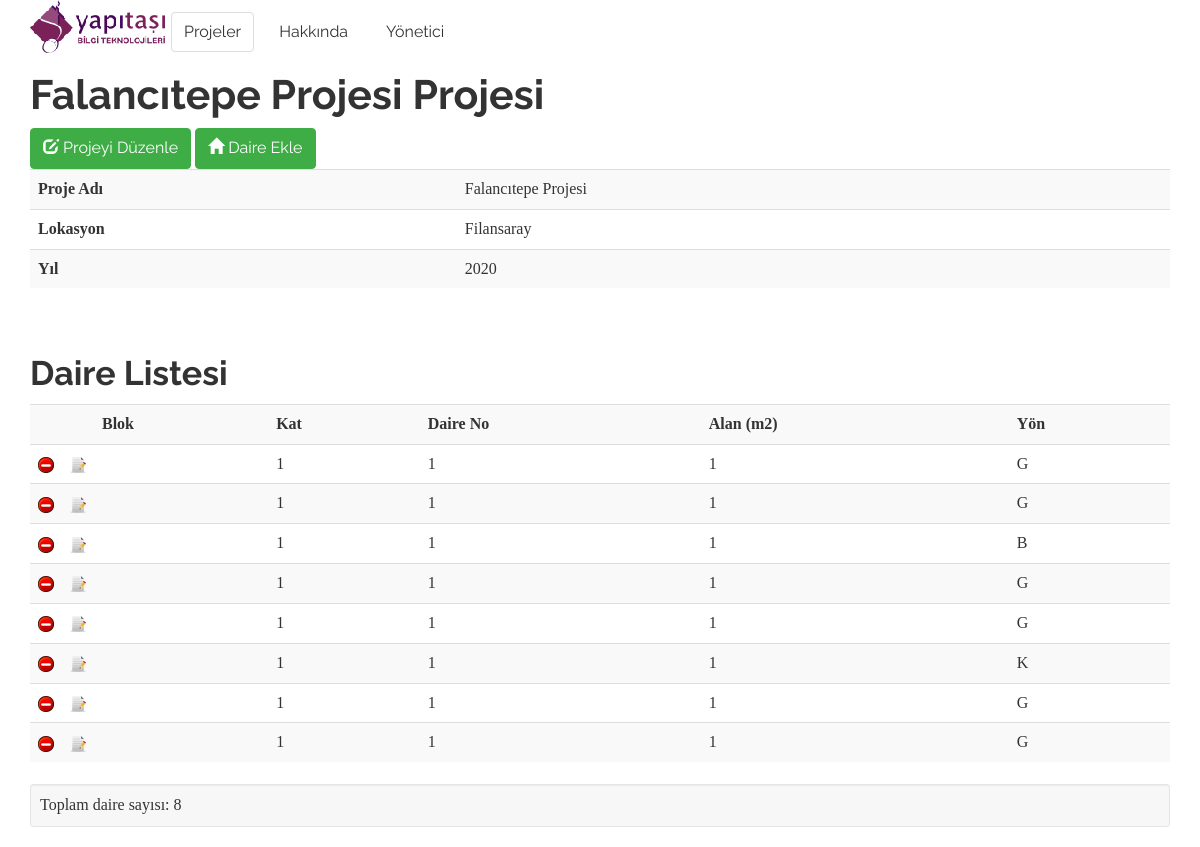
The app's page /unit/project/8/, older data.
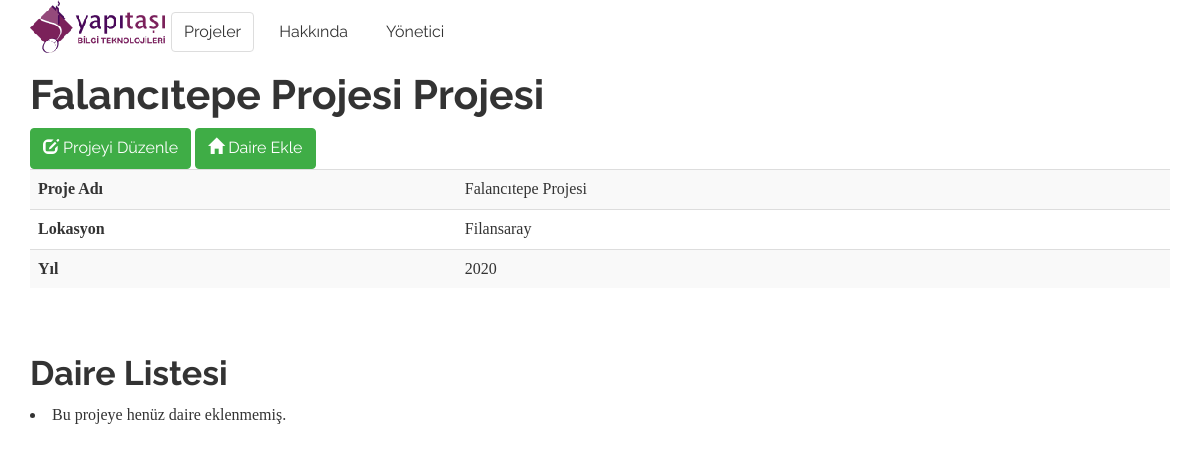
The same page, newer data.
### unit/models.py (models this page shows, shortened)
class Unit(models.Model):
    project = models.ForeignKey(Project)
    block = models.CharField('block', max_length=10)
    floor = models.IntegerField('unit_floor')
    unit_no = models.IntegerField('unit_no')
    area = models.IntegerField('gross area (m2)')
    direction = models.CharField('direction', max_length=2)
    class Meta:
        unique_together = ('project','block', 'floor', 'unit_no',)

class Project(models.Model):
    name = models.CharField('project_name', max_length=80)
    city = models.CharField('project_city', max_length=80)
    year = models.IntegerField('launch_year')
    class Meta:
        unique_together = ('name', 'city',)

### unit/views.py (the view)
# urls.py: url(r'^project/(?P<id>[\d]+)/$', views.project, name='project'),
def project(request, id):
    project = Project.objects.get(id=id)
    context = {'project': project,
               'units':Unit.objects.filter(project=id),}
    return render(request, 'unit/project.html', context)

### unit/templates/unit/project.html (shortened to what this page needs)
{% extends 'common/base.html' %}
{% block content %}
    <h1> {{ project.name }} Projesi</h1>
        <a class="btn btn-success" href="{% url 'edit_project' project.id %}">
				<i class="glyphicon glyphicon-edit"></i> Projeyi Düzenle
			</a>
        <a class="btn btn-success" href="{% url 'add_unit' project.id %}">
				<i class="glyphicon glyphicon-home"></i> Daire Ekle
			</a>
     <table class="table table-striped table-hover">
    <tr>
        <th>Proje Adı</th>
        <td>{{ project.name }}</td>
    </tr>
     <tr>
        <th>Lokasyon</th>
        <td>{{  project.city }}</td>
    </tr>
            <tr>
        <th>Yıl</th>
        <td>{{  project.year }}</td>
    </tr>
    </table>
    <br>
    <h2>Daire Listesi</h2>
    {% if units %}
    <table class="table table-striped table-hover">
    <tr>
        <th style="width:10px" title="Sil"></th>
        <th style="width:10px" title="Düzenle"></th>
        <th>Blok</th>
        <th>Kat</th>
        <th>Daire No</th>
        <th>Alan (m2)</th>
        <th>Yön</th>
    </tr>
    {% load endless %}
    {% for unit in units %}
    <tr>
    <td><a href="{% url 'delete_unit' unit.id %}"><img src="{{ STATIC_URL }}icons/delete.png" alt="Sil"></a></td>
    <td><a href="{% url 'edit_unit' unit.id %}"><img src="{{ STATIC_URL }}icons/edit.png" alt="Düzenle"></a></td>
    <td>{{  unit.block }}</td>
    <td>{{  unit.floor }}</td>
    <td>{{  unit.unit_no }}</td>
    <td>{{  unit.area }}</td>
    <td>{{  unit.direction }}</td>
    </tr>
    {% endfor %}
    </table>
        <div class="well well-sm">
            Toplam daire sayısı: {{ project.unit_set.count }}
        </div>
         {% else %}
    <li>Bu projeye henüz daire eklenmemiş.</li>
    {% endif %}
{% endblock %}

Row changes from the older to the newer data that the page shows:
removed Unit: floor "1", unit_no "1", area "1", direction "G"
removed Unit: floor "1", unit_no "1", area "1", direction "G"
removed Unit: floor "1", unit_no "1", area "1", direction "B"
removed Unit: floor "1", unit_no "1", area "1", direction "G"
removed Unit: floor "1", unit_no "1", area "1", direction "G"
removed Unit: floor "1", unit_no "1", area "1", direction "K"
removed Unit: floor "1", unit_no "1", area "1", direction "G"
removed Unit: floor "1", unit_no "1", area "1", direction "G"
shown differently, row unchanged: Project "Falancıtepe Projesi": unit_set.count "8" → (not shown)
Text that changed along with them:
text no longer shown: "Blok Kat Daire No Alan (m2) Yön Toplam daire sayısı:"
text now shown: "Bu projeye henüz daire eklenmemiş."
